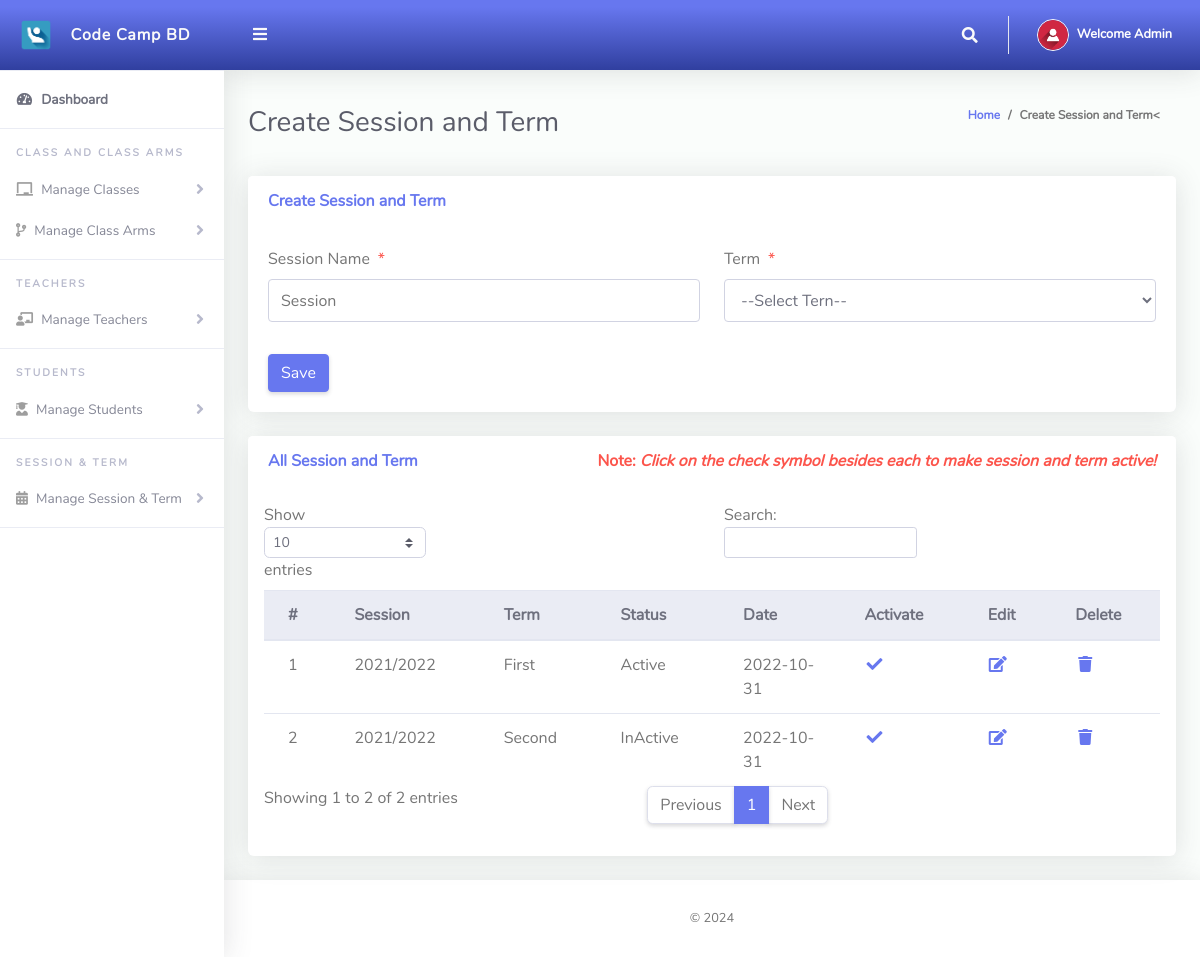
The page /Admin/createSessionTerm.php (signed in) on the database as committed earlier.
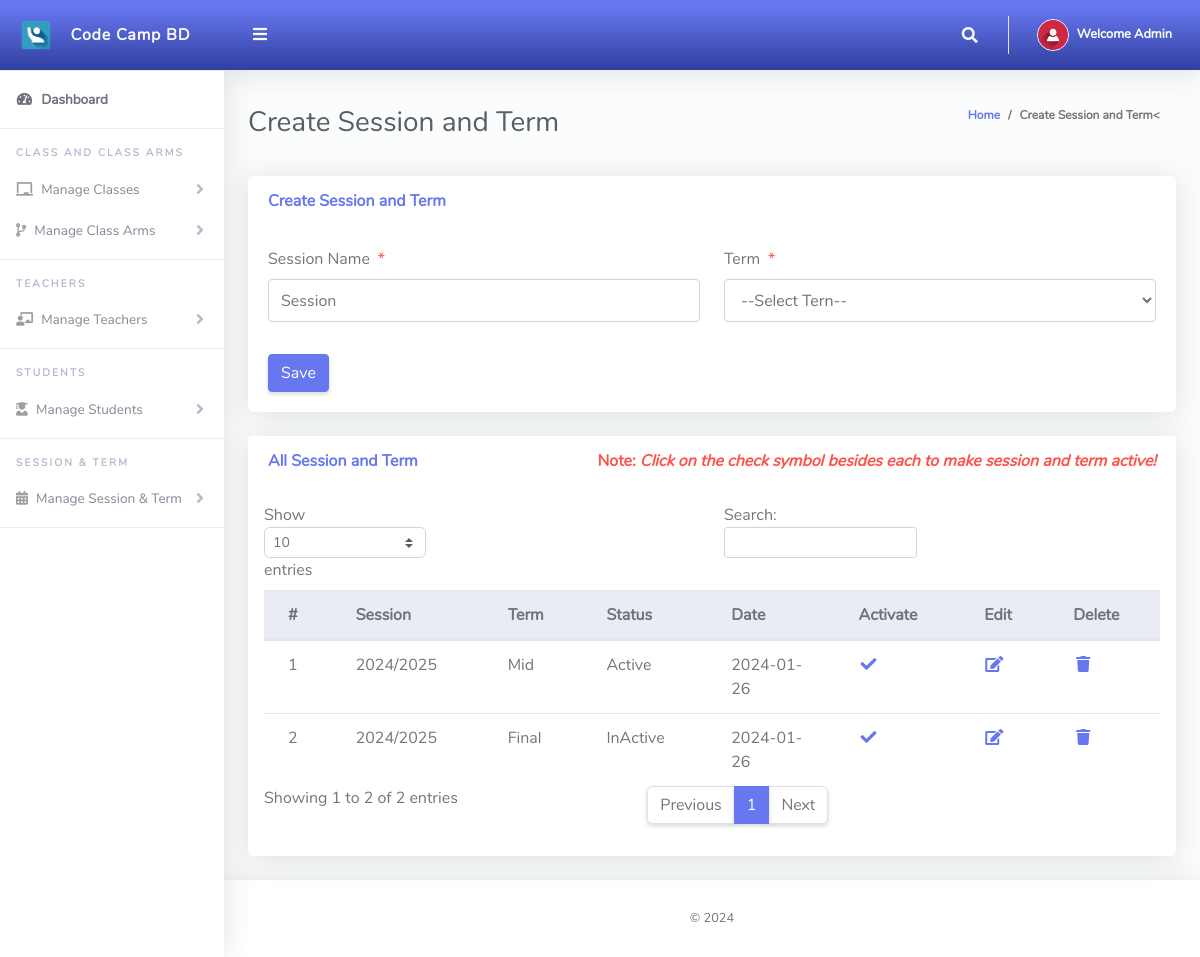
The same page on the database as committed later.
### tables this page shows
CREATE TABLE `tblsessionterm` (
  `Id` int(10) NOT NULL,
  `sessionName` varchar(50) NOT NULL,
  `termId` varchar(50) NOT NULL,
  `isActive` varchar(10) NOT NULL,
  `dateCreated` varchar(50) NOT NULL
);

CREATE TABLE `tblterm` (
  `Id` int(10) NOT NULL,
  `termName` varchar(20) NOT NULL
);

### Admin/createSessionTerm.php (the view, shortened to what the changed rows need)
<?php
include '../Includes/dbcon.php';
?>
<!DOCTYPE html>
<html lang="en">
<head>
  <link href="../vendor/fontawesome-free/css/all.min.css" rel="stylesheet" type="text/css">
  <link href="../vendor/bootstrap/css/bootstrap.min.css" rel="stylesheet" type="text/css">
  <link href="css/ruang-admin.min.css" rel="stylesheet">
</head>
<body id="page-top">
  <div id="wrapper">
    <div id="content-wrapper" class="d-flex flex-column">
      <div id="content">
        <div class="container-fluid" id="container-wrapper">
          <div class="d-sm-flex align-items-center justify-content-between mb-4">
            <h1 class="h3 mb-0 text-gray-800">Create Session and Term</h1>
          </div>
          <div class="row">
            <div class="col-lg-12">
                 <div class="row">
              <div class="col-lg-12">
              <div class="card mb-4">
                <div class="table-responsive p-3">
                  <table class="table align-items-center table-flush table-hover" id="dataTableHover">
                    <thead class="thead-light">
                      <tr>
                        <th>#</th>
                        <th>Session</th>
                        <th>Term</th>
                        <th>Status</th>
                        <th>Date</th>
                        <th>Activate</th>
                        <th>Edit</th>
                        <th>Delete</th>
                      </tr>
                    </thead>
                    <tbody>
                  <?php
                      $query = "SELECT tblsessionterm.Id,tblsessionterm.sessionName,tblsessionterm.isActive,tblsessionterm.dateCreated,
                      tblterm.termName
                      FROM tblsessionterm
                      INNER JOIN tblterm ON tblterm.Id = tblsessionterm.termId";
                      $rs = $conn->query($query);
                      $num = $rs->num_rows;
                      $sn=0;
                      if($num > 0)
                      {
                        while ($rows = $rs->fetch_assoc())
                          {
                            if($rows['isActive'] == '1'){$status = "Active";}else{$status = "InActive";}
                             $sn = $sn + 1;
                            echo"
                              <tr>
                                <td>".$sn."</td>
                                <td>".$rows['sessionName']."</td>
                                <td>".$rows['termName']."</td>
                                <td>".$status."</td>
                                <td>".$rows['dateCreated']."</td>
                                 <td><a href='?action=activate&Id=".$rows['Id']."'><i class='fas fa-fw fa-check'></i></a></td>
                                <td><a href='?action=edit&Id=".$rows['Id']."'><i class='fas fa-fw fa-edit'></i></a></td>
                                <td><a href='?action=delete&Id=".$rows['Id']."'><i class='fas fa-fw fa-trash'></i></a></td>
                              </tr>";
                          }
                      }
                      else
                      {
                           echo
                           "<div class='alert alert-danger' role='alert'>
                            No Record Found!
                            </div>";
                      }
                      ?>
                    </tbody>
                  </table>
                </div>
              </div>
            </div>
            </div>
          </div>
        </div>
      </div>
    </div>
  </div>
</body>
</html>

Rows that differ between the two databases and show on the page:
removed tblsessionterm: sessionName "2021/2022", termId.termName "First", isActive "Active", dateCreated "2022-10-31"
removed tblsessionterm: sessionName "2021/2022", termId.termName "Second", isActive "InActive", dateCreated "2022-10-31"
added tblsessionterm: sessionName "2024/2025", termId.termName "Mid", isActive "Active", dateCreated "2024-01-26"
added tblsessionterm: sessionName "2024/2025", termId.termName "Final", isActive "InActive", dateCreated "2024-01-26"
